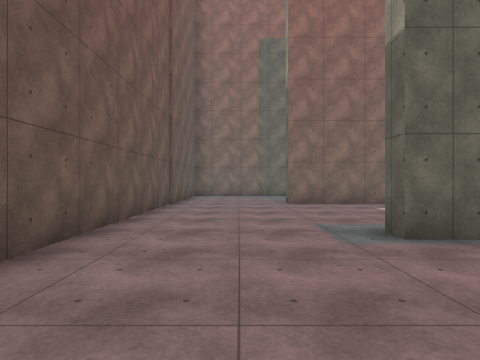
view 1 (above)

24 first-person views from a walk through a Unity game level. The camera is 1.4 m above the floor, looks level and sees 75° across. The floor is counted in squares, 2 m on a side. Each view is taken from the middle of a square. On the plan, view 1 faces up. The plan holds only what a view shows up to about 10 squares ahead; the rest is blank. The place goes on beyond the plan. The player character is not drawn. Surface patterns are stand-ins for the level's own textures.

view 2
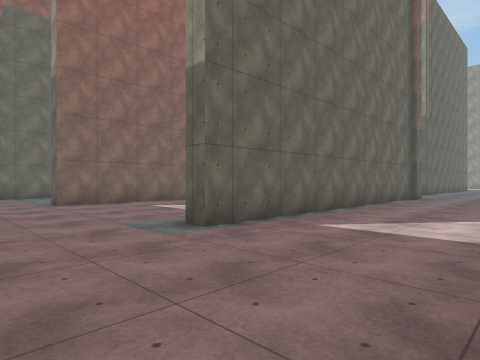

view 3
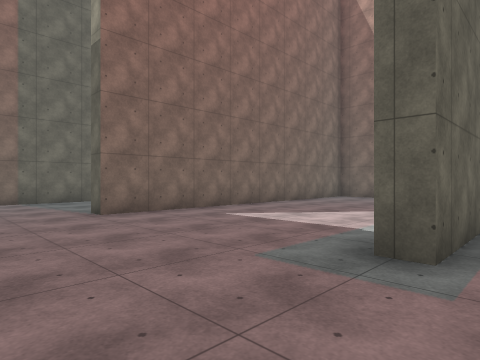

view 4
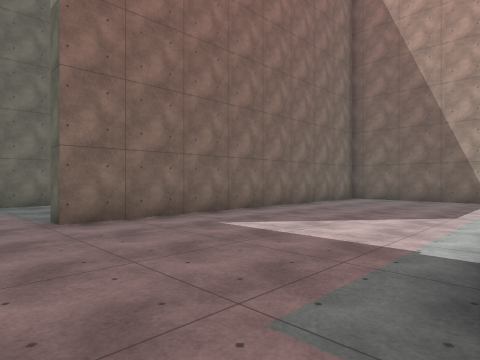

view 5
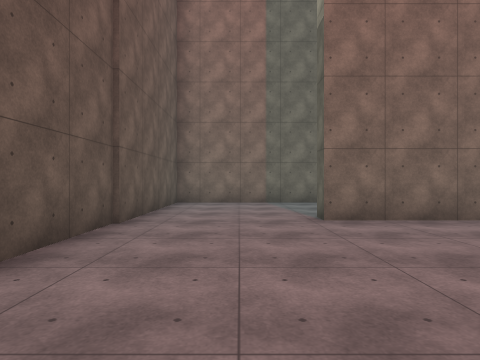

view 6
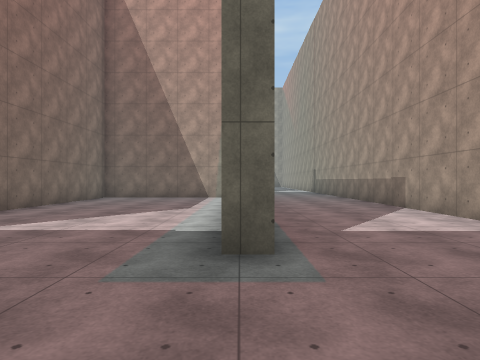

view 7
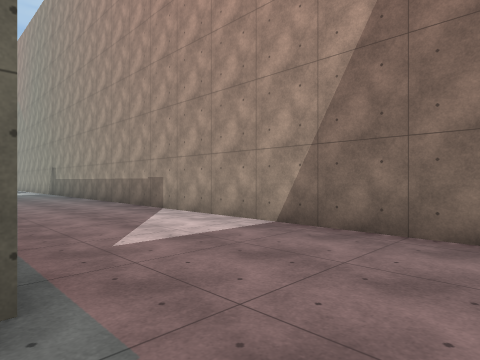

view 8
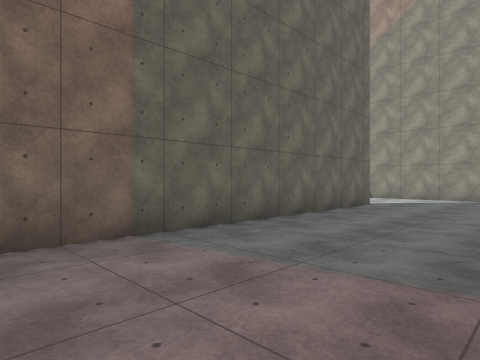

view 9
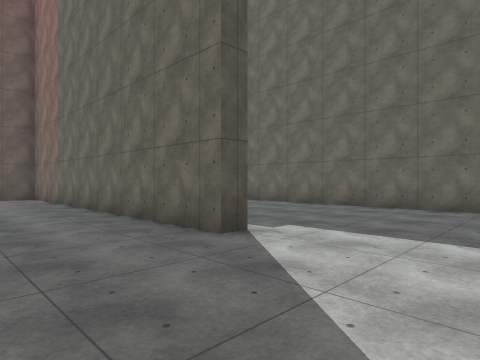

view 10
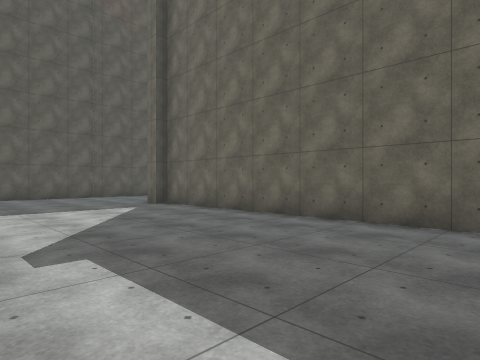

view 11
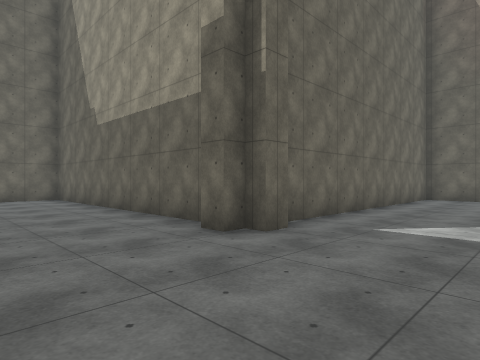

view 12
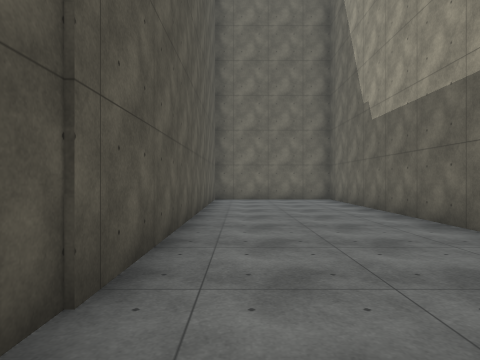

view 13
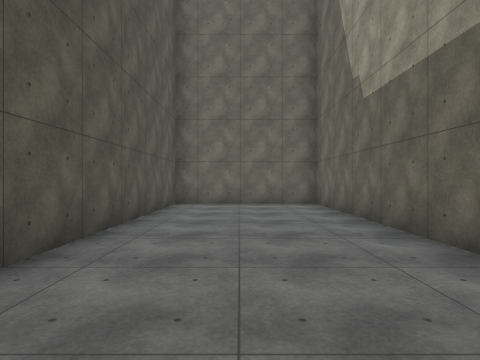

view 14
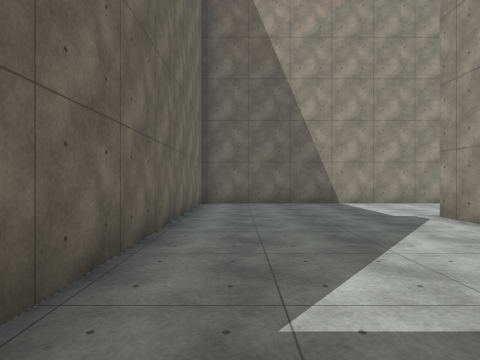

view 15
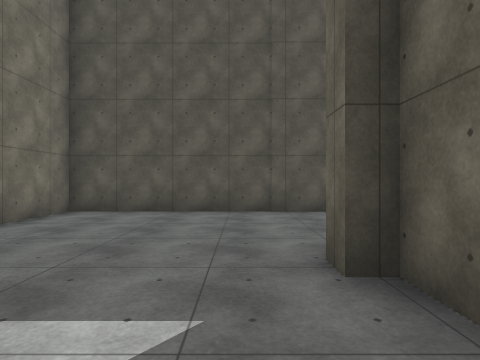

view 16
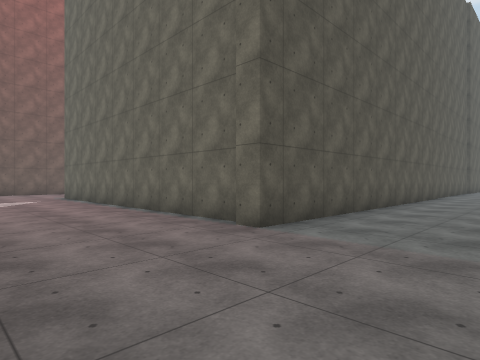

view 17
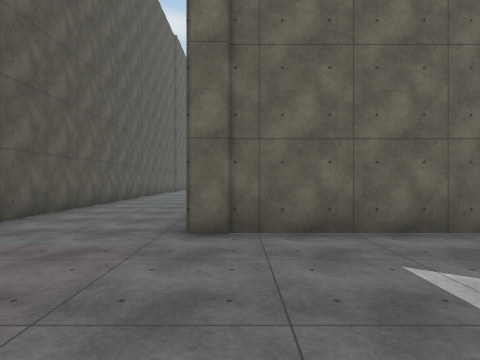

view 18
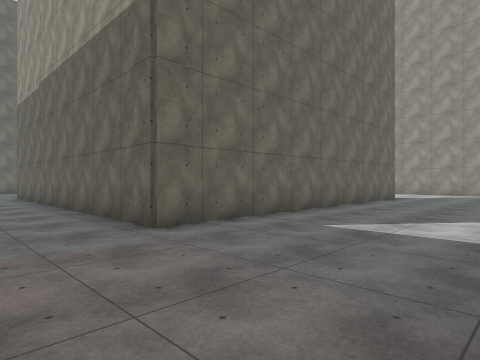

view 19
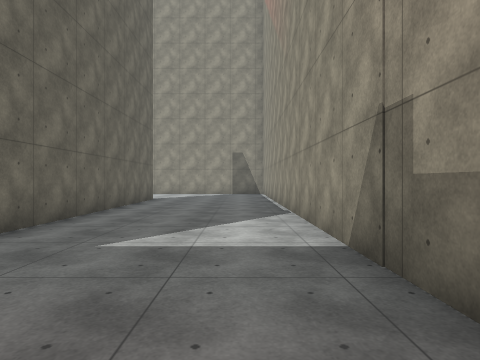

view 20
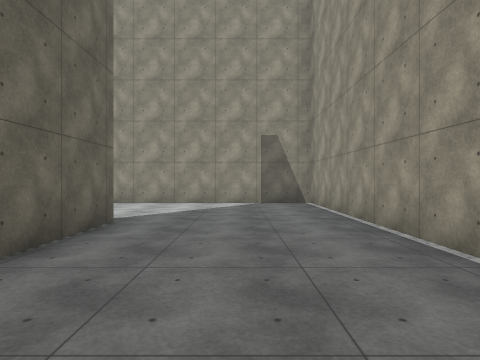

view 21
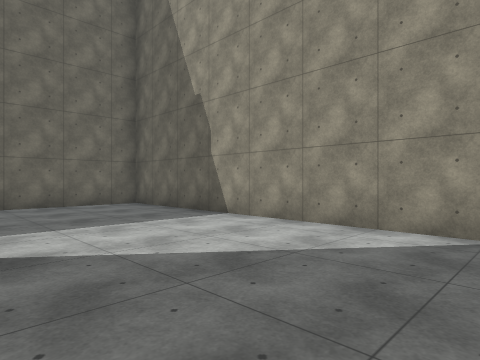

view 22
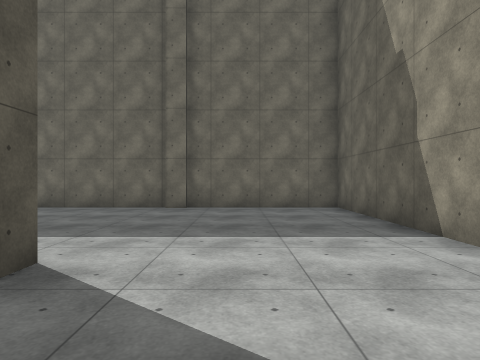

view 23
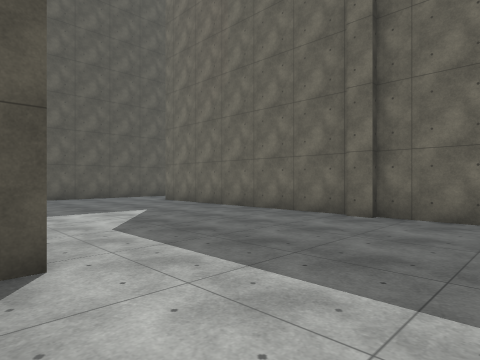

view 24
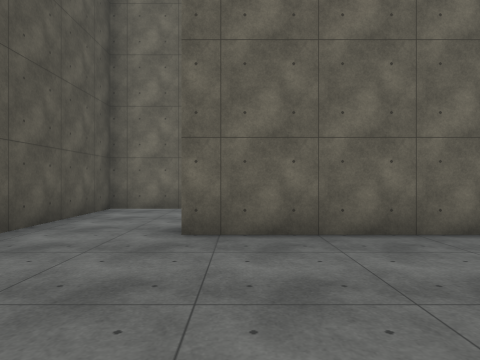

### Floor plan
Points are (right, up) in squares from view 1. A wall is a line through its corners. A room is listed if a view was taken in it or the views show most of it. See-through windows are left out.
Room 1 (views 1, 2, 3, 4, 5, 6, 7, 8, 9, 10, 11, 12, 13, 14, 15, 16, 17, 18, 19, 20, 21, 22, 23, 24)
walls: (12, 11.1) (12, 3.4) (11.4, 3.4); (11.4, 11.6) (11.4, 19.2) (2.8, 19.2); (9, 9.4) (1.5, 9.4) (1.5, 10); (6.9, 14.2) (8, 14.2) (8, 13.7) (-1.9, 13.7) (-1.9, 2.6); (11.4, 5.5) (11.4, 6.8); (11.2, 3.7) (1.9, 3.7) (1.9, 4.2); (25.1, 10) (18.2, 10); (25.8, 9.8) (25.1, 9.8); (2.8, 18.8) (2.3, 18.8) (2.3, 19.2) (1.9, 19.2) (1.9, 19.8); (15.5, -0.2) (29.5, -0.2) (29.5, 10) (25.6, 10); (2.3, 20.1) (2.3, 28.2) (-1.9, 28.2) (-1.9, 14.2) (0.1, 14.2); (25.3, 4.8) (25.3, 4.1) (15.4, 4.1) (15.4, 11.9); (0.5, -0.2) (10, -0.2)
ways out: opening at (17.5, 10)

Positions as (right, up) in squares from view 1, and headings:
1: (0, 0), facing up
2: (-1, 0), facing up-right
3: (-1, 3), facing up-right
4: (0, 4), facing up-right
5: (0, 4), facing up
6: (-1, 4), facing right
7: (0, 4), facing down-right
8: (-1, 10), facing up-right
9: (11, 11), facing up-left
10: (11, 14), facing up-left
11: (-1, 16), facing up-right
12: (-1, 17), facing up
13: (0, 19), facing up
14: (2, 18), facing right
15: (5, 18), facing left
16: (15, 0), facing up-left
17: (16, 0), facing up
18: (13, 0), facing up-right
19: (14, 1), facing right
20: (20, 2), facing right
21: (25, 1), facing up-right
22: (27, 2), facing up
23: (28, 4), facing up-left
24: (19, 6), facing up
